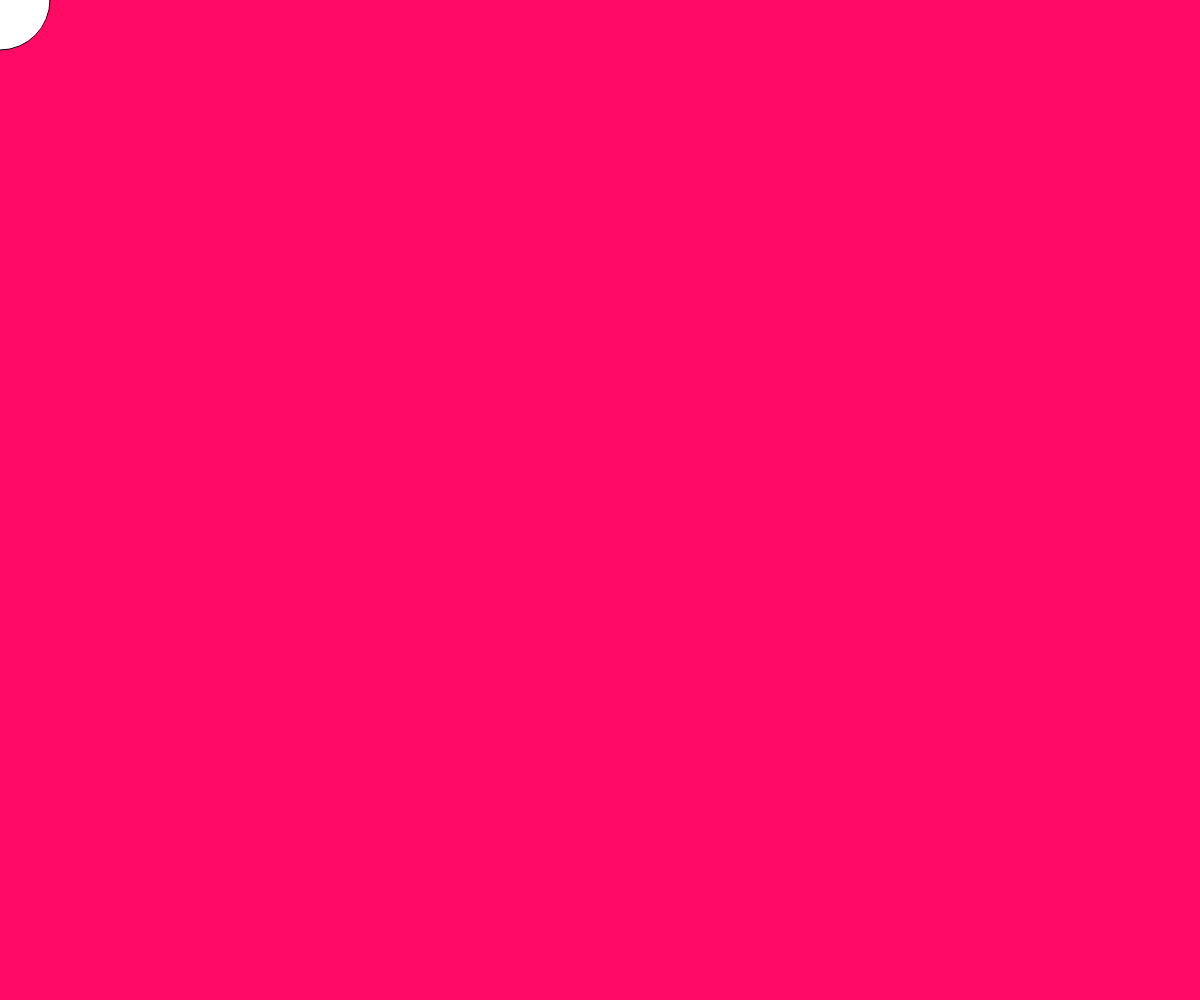
Frame 1 (no input)
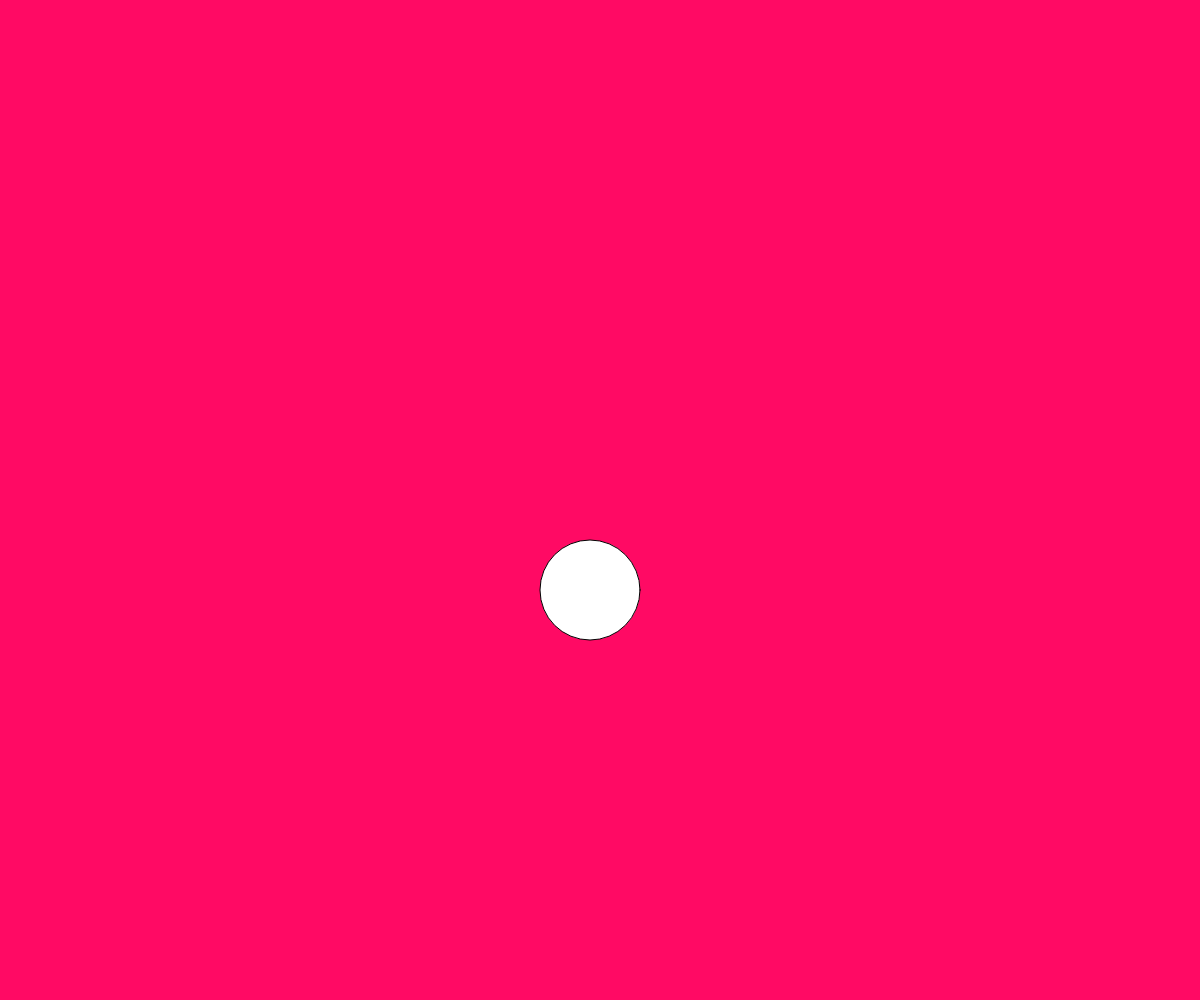
Frame 60 (no input)
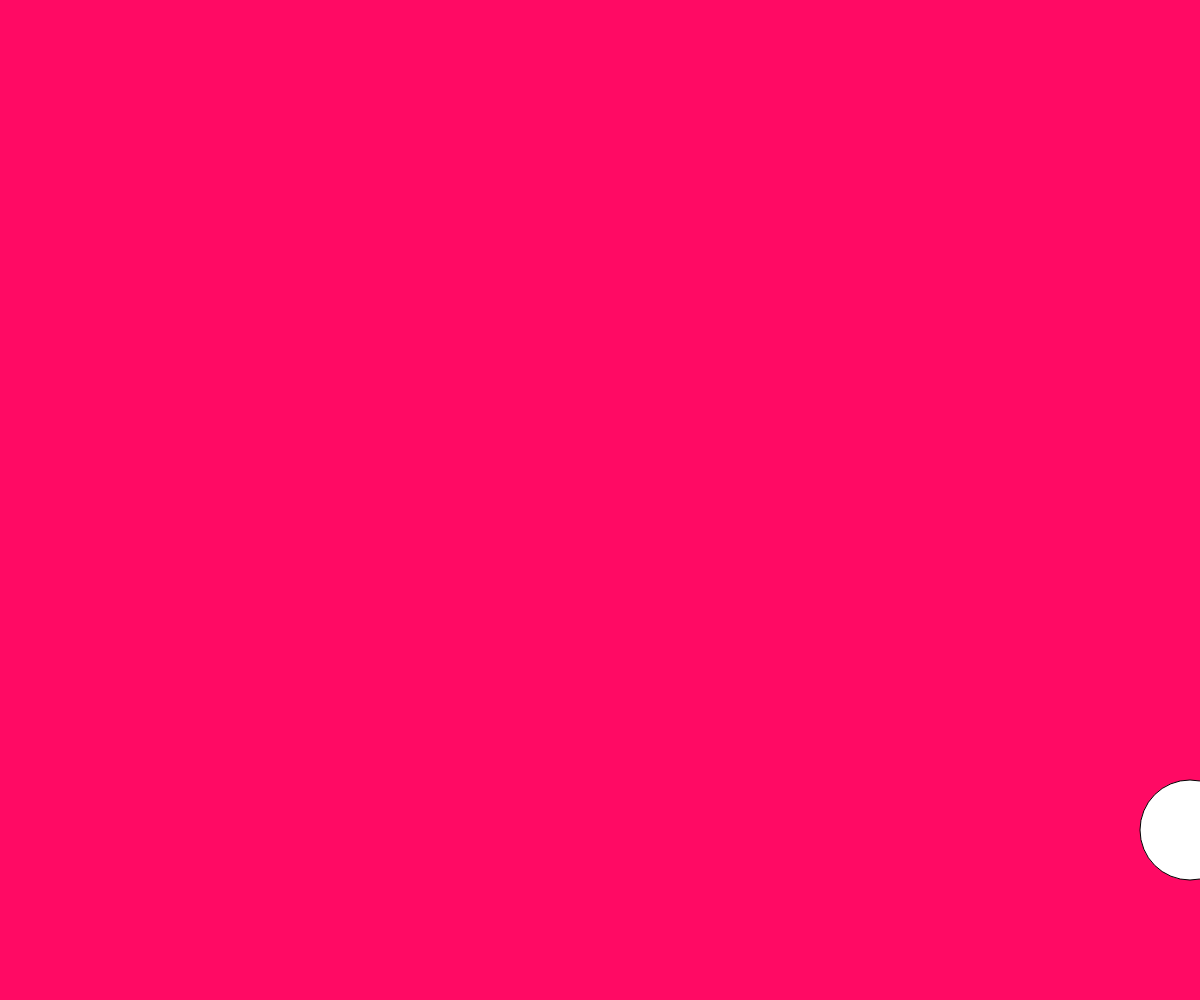
Frame 120 (the mouse pressed at the canvas centre since frame 60)

The p5.js sketch that drew these frames (run headless with seeded random() and noise() and a simulated clock; from frame 60 on, the mouse is pressed at the canvas centre):

// p5.js sketch
// ── sketch.js
//var circX = 0;
//var circY = 0;
//var speed = 10;
//var speedY = 10;

var party = {
 circX : 0,
 circY : 0,
 speed : 10,
 speedY : 10,
    
 drawBall:function(){
    ellipse(this.circX, this.circY, 100, 100);} ,


bounce:function(){
    if(this.circX > width || this.circX < 0){
        this.speed = this.speed * -1;
    }
    if(this.circY > height || this.circY < 0){
        this.speedY = this.speedY * -1;} } , 

moveBall:function(){
    this.circX = this.circX + this.speed;
    this.circY = this.circY + this.speedY;} ,
    
 
}

function setup(){
    createCanvas(windowWidth, windowHeight);
    
}

function draw(){
    background(255, 10, 100);
    party.drawBall();
    party.bounce();
    party.moveBall();
    
}


//function drawBall(){
//    //draw ball
//    ellipse(circX, circY, 100, 100);
//}

//function bounce(){
//    //bounce ball
//    if(circX > width || circX < 0){
//        speed = speed * -1;
//    }
//    if(circY > height || circY < 0){
//        speedY = speedY * -1;
//    }
//}

//function moveBall(){
//    //move ball
//    circX = circX + speed;
//    circY = circY + speedY;
//}
